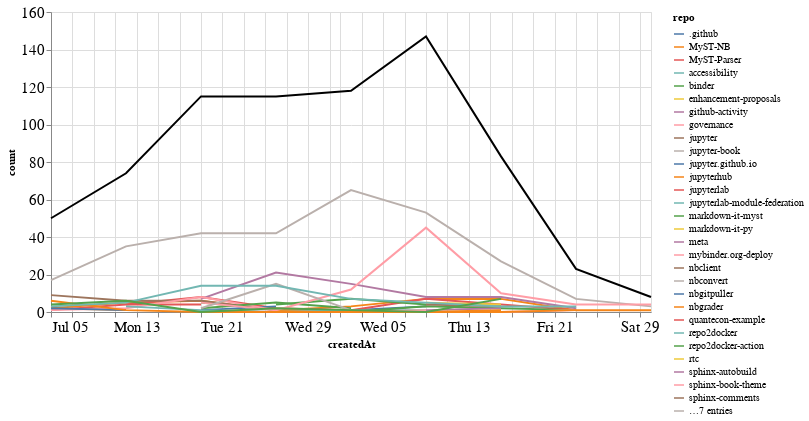

Notebook code cell kept with this figure:
### Markdown cell above
## Comments

### Code cell
comments_time = comments.groupby('repo').resample('W', on='createdAt').count()['author'].reset_index()
comments_time = comments_time.rename(columns={'author': 'count'})
comments_time_total = comments_time.groupby('createdAt').agg({"count": "sum"}).reset_index()
ch1 = alt.Chart(comments_time, width=600).mark_line().encode(
    x='createdAt',
    y='count',
    color='repo',
    tooltip="repo"
)

ch2 = alt.Chart(comments_time_total, width=600).mark_line(color="black").encode(
    x='createdAt',
    y='count',
)

ch1 + ch2

### Figure 1 — Vega-Lite specification as saved in the notebook (floating-point values rounded to 4 significant figures; data arrays with more than 128 entries replaced by an {"elided": "..."} marker saying what was removed)
{"config": {"axisLeft": {"labelFontSize": 15}, "axisBottom": {"labelFontSize": 15}}, "layer": [{"data": {"name": "data-b9249df9c001f9302caa12208f00ab7b"}, "mark": "line", "encoding": {"color": {"type": "nominal", "field": "repo"}, "tooltip": {"type": "nominal", "field": "repo"}, "x": {"type": "temporal", "field": "createdAt"}, "y": {"type": "quantitative", "field": "count"}}, "width": 600}, {"data": {"name": "data-e581dd557023236f3dae7c8016cb005c"}, "mark": {"type": "line", "color": "black"}, "encoding": {"x": {"type": "temporal", "field": "createdAt"}, "y": {"type": "quantitative", "field": "count"}}, "width": 600}], "$schema": "https://vega.github.io/schema/vega-lite/v4.8.1.json", "datasets": {"data-b9249df9c001f9302caa12208f00ab7b": {"elided": "129 records"}, "data-e581dd557023236f3dae7c8016cb005c": [{"createdAt": "2020-07-05T00:00:00", "count": 50}, {"createdAt": "2020-07-12T00:00:00", "count": 74}, {"createdAt": "2020-07-19T00:00:00", "count": 115}, {"createdAt": "2020-07-26T00:00:00", "count": 115}, {"createdAt": "2020-08-02T00:00:00", "count": 118}, {"createdAt": "2020-08-09T00:00:00", "count": 147}, {"createdAt": "2020-08-16T00:00:00", "count": 83}, {"createdAt": "2020-08-23T00:00:00", "count": 23}, {"createdAt": "2020-08-30T00:00:00", "count": 8}]}}
